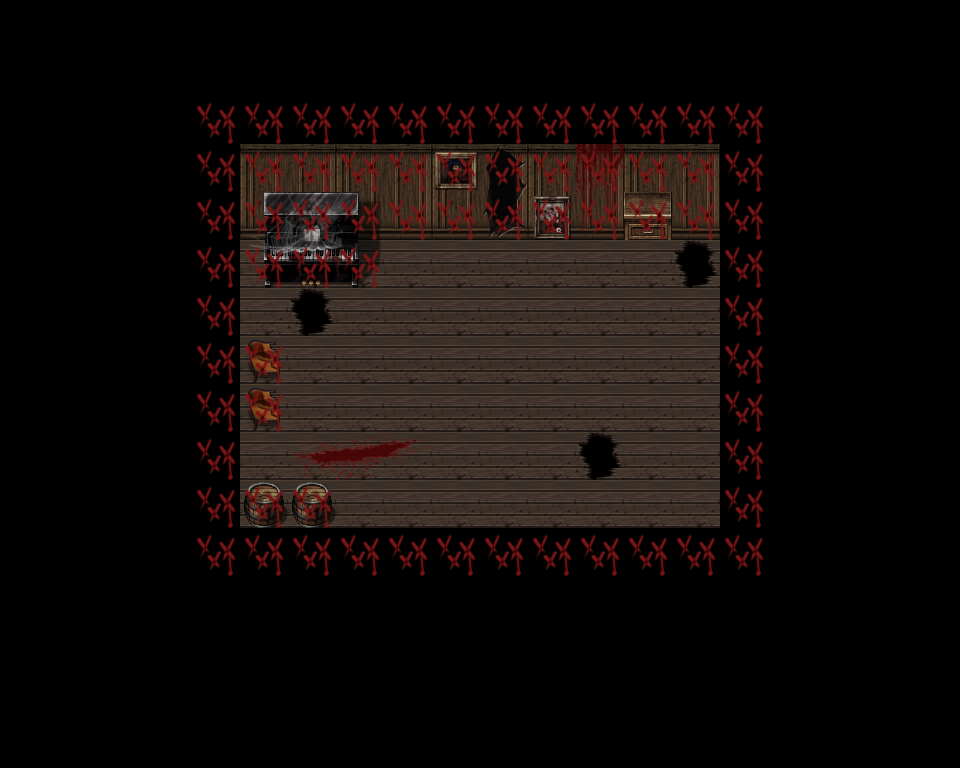

This is a level from a 2D game, rendered from its Tiled map with the project's own tilesets. A one-line summary and the complete map file follow:
An orthogonal 20x16 tile map with 48x48 px tiles, 3 tile layers (Architecture, Props, Collision), 4 tilesets.

<map version="1.10" tiledversion="1.10.2" orientation="orthogonal" renderorder="right-down" width="20" height="16" tilewidth="48" tileheight="48" infinite="0" nextlayerid="5" nextobjectid="1">
 <editorsettings>
  <export target="../config/01_tutorial.json" format="json" />
 </editorsettings>
 <tileset firstgid="1" source="walls.tsx" />
 <tileset firstgid="241" source="floors.tsx" />
 <tileset firstgid="369" source="props_1.tsx" />
 <tileset firstgid="625" source="props_2.tsx" />
 <layer id="1" name="Architecture" width="20" height="16">
  <data encoding="csv">
0,0,0,0,0,0,0,0,0,0,0,0,0,0,0,0,0,0,0,0,
0,0,0,0,0,0,0,0,0,0,0,0,0,0,0,0,0,0,0,0,
0,0,0,0,0,0,0,0,0,0,0,0,0,0,0,0,0,0,0,0,
0,0,0,0,0,223,224,223,224,223,224,223,224,223,224,0,0,0,0,0,
0,0,0,0,0,239,240,239,240,239,240,239,240,239,240,0,0,0,0,0,
0,0,0,0,0,259,259,259,259,259,259,259,259,259,331,0,0,0,0,0,
0,0,0,0,0,259,331,259,259,259,259,259,259,259,259,0,0,0,0,0,
0,0,0,0,0,259,259,259,259,259,259,259,259,259,259,0,0,0,0,0,
0,0,0,0,0,259,259,259,259,259,259,259,259,259,259,0,0,0,0,0,
0,0,0,0,0,259,259,259,259,259,259,259,331,259,259,0,0,0,0,0,
0,0,0,0,0,259,259,259,259,259,259,259,259,259,259,0,0,0,0,0,
0,0,0,0,0,0,0,0,0,0,0,0,0,0,0,0,0,0,0,0,
0,0,0,0,0,0,0,0,0,0,0,0,0,0,0,0,0,0,0,0,
0,0,0,0,0,0,0,0,0,0,0,0,0,0,0,0,0,0,0,0,
0,0,0,0,0,0,0,0,0,0,0,0,0,0,0,0,0,0,0,0,
0,0,0,0,0,0,0,0,0,0,0,0,0,0,0,0,0,0,0,0
</data>
 </layer>
 <layer id="2" name="Props" width="20" height="16">
  <data encoding="csv">
0,0,0,0,0,0,0,0,0,0,0,0,0,0,0,0,0,0,0,0,
0,0,0,0,0,0,0,0,0,0,0,0,0,0,0,0,0,0,0,0,
0,0,0,0,0,0,0,0,0,0,0,0,0,0,0,0,0,0,0,0,
0,0,0,0,0,0,0,0,0,461,575,0,630,0,0,0,0,0,0,0,
0,0,0,0,0,566,567,568,0,0,591,463,646,468,0,0,0,0,0,0,
0,0,0,0,0,582,583,584,0,0,0,0,0,0,0,0,0,0,0,0,
0,0,0,0,0,0,0,0,0,0,0,0,0,0,0,0,0,0,0,0,
0,0,0,0,0,610,0,0,0,0,0,0,0,0,0,0,0,0,0,0,
0,0,0,0,0,610,0,0,0,0,0,0,0,0,0,0,0,0,0,0,
0,0,0,0,0,0,658,659,660,0,0,0,0,0,0,0,0,0,0,0,
0,0,0,0,0,538,538,0,0,0,0,0,0,0,0,0,0,0,0,0,
0,0,0,0,0,0,0,0,0,0,0,0,0,0,0,0,0,0,0,0,
0,0,0,0,0,0,0,0,0,0,0,0,0,0,0,0,0,0,0,0,
0,0,0,0,0,0,0,0,0,0,0,0,0,0,0,0,0,0,0,0,
0,0,0,0,0,0,0,0,0,0,0,0,0,0,0,0,0,0,0,0,
0,0,0,0,0,0,0,0,0,0,0,0,0,0,0,0,0,0,0,0
</data>
 </layer>
 <layer id="4" name="Collision" width="20" height="16">
  <data encoding="csv">
0,0,0,0,0,0,0,0,0,0,0,0,0,0,0,0,0,0,0,0,
0,0,0,0,0,0,0,0,0,0,0,0,0,0,0,0,0,0,0,0,
0,0,0,0,673,673,673,673,673,673,673,673,673,673,673,673,0,0,0,0,
0,0,0,0,673,673,673,673,673,673,673,673,673,673,673,673,0,0,0,0,
0,0,0,0,673,673,673,673,673,673,673,673,673,673,673,673,0,0,0,0,
0,0,0,0,673,673,673,673,0,0,0,0,0,0,0,673,0,0,0,0,
0,0,0,0,673,0,0,0,0,0,0,0,0,0,0,673,0,0,0,0,
0,0,0,0,673,673,0,0,0,0,0,0,0,0,0,673,0,0,0,0,
0,0,0,0,673,673,0,0,0,0,0,0,0,0,0,673,0,0,0,0,
0,0,0,0,673,0,0,0,0,0,0,0,0,0,0,673,0,0,0,0,
0,0,0,0,673,673,673,0,0,0,0,0,0,0,0,673,0,0,0,0,
0,0,0,0,673,673,673,673,673,673,673,673,673,673,673,673,0,0,0,0,
0,0,0,0,0,0,0,0,0,0,0,0,0,0,0,0,0,0,0,0,
0,0,0,0,0,0,0,0,0,0,0,0,0,0,0,0,0,0,0,0,
0,0,0,0,0,0,0,0,0,0,0,0,0,0,0,0,0,0,0,0,
0,0,0,0,0,0,0,0,0,0,0,0,0,0,0,0,0,0,0,0
</data>
 </layer>
</map>
